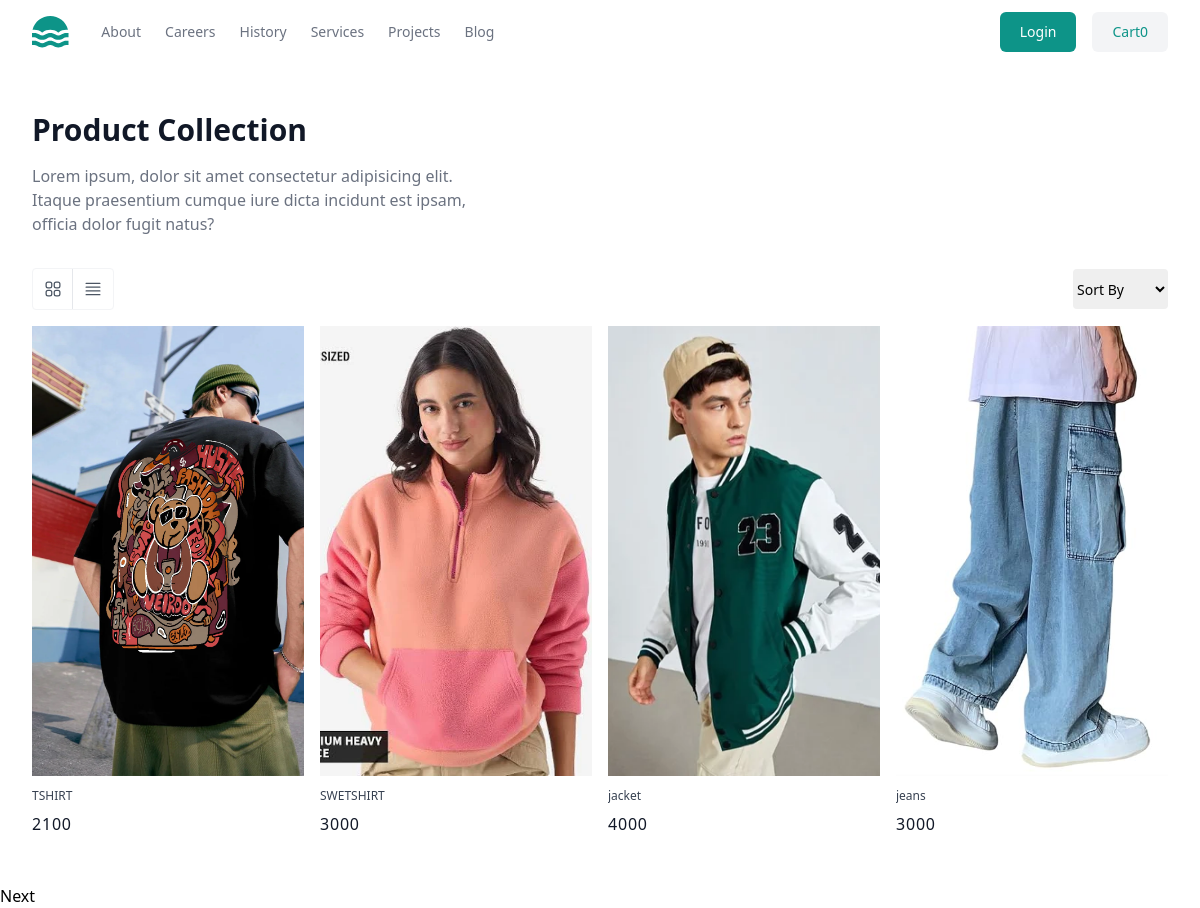
The app's page /index/ with its own data.
### store/models.py (models this page shows, shortened)
class BaseModel(models.Model):
    created_date=models.DateTimeField(auto_now_add=True)
    updated_date=models.DateTimeField(auto_now=True)
    is_active=models.BooleanField(default=True)

class Product(BaseModel):
    title=models.CharField(max_length=200)
    description=models.TextField()
    price=models.PositiveIntegerField()
    picture=models.ImageField(upload_to="product_images",null=True,blank=True)
    brand_object=models.ForeignKey(Brand,on_delete=models.CASCADE)
    category_object=models.ForeignKey(Category,on_delete=models.CASCADE)
    size_objects=models.ManyToManyField(Size)
    tag_objects=models.ManyToManyField(Tag)
    color=models.CharField(max_length=200)

### store/views.py (the view, shortened to what this page needs)
# urls.py: path('index/',views.ProductListView.as_view(),name='product-list'),
class ProductListView(View):
    template_name="index.html"
    def get(self,request,*args,**kwargs):
        qs=Product.objects.all()
        paginator=Paginator(qs,4)
        page_number=request.GET.get("page")
        page_obj=paginator.get_page(page_number)
        return render(request,self.template_name,{"data":qs,"page_obj":page_obj})

### store/contextprocessor.py (called while the page is built)
def cart_count_context(request):
    count=0
    if request.user.is_authenticated:
        count=BasketItem.objects.filter(basket_object=request.user.cart,is_order_placed=False).count()
    return {"item_count":count}

### store/templates/index.html (shortened to what this page needs)
{%extends 'base.html'%}
{%block main_block%}
<section>
    <div class="mx-auto max-w-screen-xl px-4 py-8 sm:px-6 sm:py-12 lg:px-8">
        <header>
            <h2 class="text-xl font-bold text-gray-900 sm:text-3xl">Product Collection</h2>
            <p class="mt-4 max-w-md text-gray-500">
                Lorem ipsum, dolor sit amet consectetur adipisicing elit. Itaque praesentium cumque iure
                dicta incidunt est ipsam, officia dolor fugit natus?
            </p>
        </header>
        <div class="mt-8 flex items-center justify-between">
            <div class="flex rounded border border-gray-100">
                <button
                    class="inline-flex size-10 items-center justify-center border-e text-gray-600 transition hover:bg-gray-50 hover:text-gray-700">
                </button>
                <button
                    class="inline-flex size-10 items-center justify-center text-gray-600 transition hover:bg-gray-50 hover:text-gray-700">
                    <svg xmlns="http://www.w3.org/2000/svg" fill="none" viewBox="0 0 24 24" stroke-width="1.5"
                        stroke="currentColor" class="size-5">
                        <path stroke-linecap="round" stroke-linejoin="round"
                            d="M3.75 5.25h16.5m-16.5 4.5h16.5m-16.5 4.5h16.5m-16.5 4.5h16.5" />
                    </svg>
                </button>
            </div>
            <div>
                <select id="SortBy" class="h-10 rounded border-gray-300 text-sm">
                    <option>Sort By</option>
                </select>
            </div>
        </div>
        <ul class="mt-4 grid gap-4 sm:grid-cols-2 lg:grid-cols-4">
            {%for p in page_obj%}
            <li>
                <a href="{%url 'product-detail' p.id%}" class="group block overflow-hidden">
                    {%if p.picture%}
                    <img src="{{p.picture.url}}"
                    alt=""
                    class="h-[350px] w-full object-cover transition duration-500 group-hover:scale-105 sm:h-[450px]" />
                    {%else%}
                    <img src="https://images.unsplash.com/photo-1523381210434-271e8be1f52b?ixlib=rb-1.2.1&ixid=MnwxMjA3fDB8MHxwaG90by1wYWdlfHx8fGVufDB8fHx8&auto=format&fit=crop&w=1770&q=80"
                    alt=""
                    class="h-[350px] w-full object-cover transition duration-500 group-hover:scale-105 sm:h-[450px]" />
                    {%endif%}
                    <div class="relative bg-white pt-3">
                        <h3 class="text-xs text-gray-700 group-hover:underline group-hover:underline-offset-4">
                          {{p.title}}
                        </h3>
                        <p class="mt-2">
                            <span class="tracking-wider text-gray-900"> {{p.price}} </span>
                        </p>
                    </div>
                </a>
            </li>
            {%endfor%}
        </ul>
    </div>
</section>
{%if page_obj.has_next%}
<a href="?page={{page_obj.next_page_number}}">Next</a>
{%endif%}
{%endblock%}

### store/templates/base.html (shortened to what this page needs)
<!DOCTYPE html>
<html lang="en">
<head>
    <script src="https://cdn.tailwindcss.com"></script>
  </head>
<body>
<header class="bg-white">
    <div class="mx-auto flex h-16 max-w-screen-xl items-center gap-8 px-4 sm:px-6 lg:px-8">
      <a class="block text-teal-600" href="#">
      </a>
      <div class="flex flex-1 items-center justify-end md:justify-between">
        <nav aria-label="Global" class="hidden md:block">
          <ul class="flex items-center gap-6 text-sm">
            <li>
              <a class="text-gray-500 transition hover:text-gray-500/75" href="#"> About </a>
            </li>
            <li>
              <a class="text-gray-500 transition hover:text-gray-500/75" href="#"> Careers </a>
            </li>
            <li>
              <a class="text-gray-500 transition hover:text-gray-500/75" href="#"> History </a>
            </li>
            <li>
              <a class="text-gray-500 transition hover:text-gray-500/75" href="#"> Services </a>
            </li>
            <li>
              <a class="text-gray-500 transition hover:text-gray-500/75" href="#"> Projects </a>
            </li>
            <li>
              <a class="text-gray-500 transition hover:text-gray-500/75" href="#"> Blog </a>
            </li>
          </ul>
        </nav>
        <div class="flex items-center gap-4">
          <div class="sm:flex sm:gap-4">
            <a
              class="block rounded-md bg-teal-600 px-5 py-2.5 text-sm font-medium text-white transition hover:bg-teal-700"
              href="#"
            >
              Login
            </a>
            <a
              class="hidden rounded-md bg-gray-100 px-5 py-2.5 text-sm font-medium text-teal-600 transition hover:text-teal-600/75 sm:block"
              href="#"
            >
              Cart{{item_count}}
            </a>
          </div>
        </div>
      </div>
    </div>
  </header>
  {%block main_block%}
  {%endblock%}
  </body>
  </html>

### records on screen
Product: picture (picture), title "TSHIRT", price "2100"
Product: picture (picture), title "SWETSHIRT", price "3000"
Product: picture (picture), title "jacket", price "4000"
Product: picture (picture), title "jeans", price "3000"

### other values on screen
{{ item_count }} "0"
